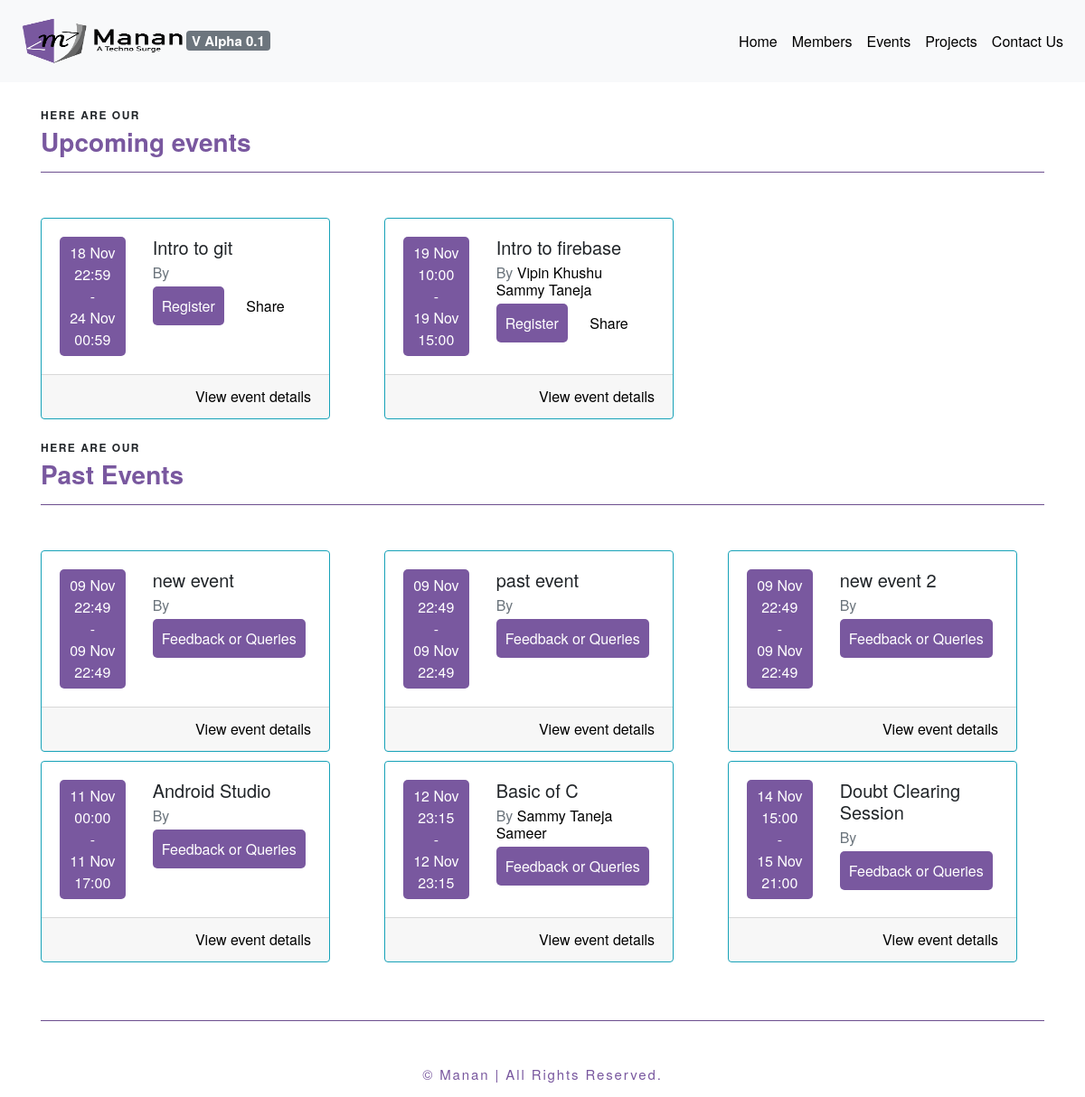
Screenshot of /events/ with the database file from the repository.
### main/models.py (models this page shows, shortened)
class Event(models.Model):
    description = models.TextField(blank=True, null=True)
    title = models.CharField(max_length=500)
    host = models.ManyToManyField(User)
    venue = models.CharField(max_length=100)
    fee = models.IntegerField(default=0)
    rules = models.TextField(blank=True, null=True)
    prerequistes = models.TextField(blank=True, null=True)
    start_date = models.DateField(default=datetime.date.today,auto_now=False,auto_now_add=False)
    end_date = models.DateField(default=datetime.date.today,auto_now=False,auto_now_add=False)
    start_time = models.TimeField(default=datetime.datetime.now().time(),auto_now=False,auto_now_add=False)
    end_time = models.TimeField(default=datetime.datetime.now().time(),auto_now=False,auto_now_add=False)

class Profile(models.Model):
    user = models.OneToOneField(User, on_delete=models.CASCADE)
    email = models.EmailField(blank=True)
    fname = models.CharField(max_length=100, blank=True)
    lname = models.CharField(max_length=100, blank=True)
    github = models.CharField(max_length=100, blank=True)
    batch = models.IntegerField(default=2017)
    facebook = models.CharField(max_length=100, blank=True)
    linkedin = models.CharField(max_length=100, blank=True)
    twitter = models.CharField(max_length=100, blank=True)
    bio = models.TextField(blank=True, null=True)
    label = models.CharField(max_length=100 , blank=True)
    company = models.CharField(max_length=100, blank=True)
    location = models.CharField(max_length=100,blank=True)
    frameworks = models.CharField(max_length=500,blank=True)
    languages = models.CharField(max_length=500,blank=True)
    achivements = models.CharField(max_length=1000,blank=True)
    he_profile = models.CharField(max_length=100,blank=True)
    spoj_profile = models.CharField(max_length=100,blank=True)
    he_ques = models.IntegerField(default=0)
    spoj_ques = models.IntegerField(default=0)
    git_repos = models.IntegerField(default=0)
    my_website = models.CharField(max_length=100,blank=True)

### main/views.py (the view)
# urls.py: url(r'^events/$',event_list_view,name="events-list"),
def event_list_view(request):
	obj = Event.objects.order_by('start_date','start_time')
	past = []
	future = []
	for x in obj :
		if x.end_date <datetime.date.today():
			past.append(x)
		elif x.end_date ==datetime.date.today() and x.end_time < datetime.datetime.now().time():
			past.append(x)
		else :
			future.append(x)
	return render(request,'events.html',{'past':past,'future':future})

### main/templates/events.html (shortened to what this page needs)
{% extends "header.html" %}
{% block page_context %}
<div class="container">
  <br/><br/><br/><br/>
  <div class="row">
    <div class="col-lg-12"><br/>
      <p class="txxt-head">Here are our</p>
      <h3 class="txxt-body">Upcoming events</h3>
      <hr style="background-color: #79589F">
      <br/>
    </div>
  </div>
  <div class="row">
    {% for x in future %}
    <div class="col-lg-4" style="margin-top: 10px;">
      <div class="card border-info" style="width: 20rem;">
        <div class="card-body">
          <div class="row">
            <div class="col-lg-4">
              <div class="container text-center" style="padding:6px;background-color:#79589F;color:#fff;border-radius:5px; ">
                {{ x.start_date|date:"d M " }}{{ x.start_time|time:"H:i" }}
                <br/>
                -
                <br/>
                {{ x.end_date|date:"d M" }} {{ x.end_time|time:"H:i" }}
              </div>
            </div>
            <div class="col-lg-8">
              <h5 class="card-title">{{x.title}}</h5>
              <h6 class="card-subtitle mb-2 text-muted">By
                {% for y in x.host.all %}
                <a href="/member/{{y.username}}">{{y.profile.fname}} {{y.profile.lname}}</a>
                {% endfor %}
              </h6>
              <a href="#" class="card-link"  style="padding:10px;background-color:#79589F;color:#fff;border-radius:5px; " data-toggle="modal" data-target="#registerModal" data-eventid="{{x.pk}}"  data-eventname="{{x.title}}">Register</a>
              <a href="#" class="card-link">Share</a>
            </div>
          </div>
        </div>
        <div class="card-footer">
          <a href="/event/detail/{{x.pk}}" class=" float-right">View event details</a>
        </div>
      </div>
    </div>
    {% endfor %}
  </div>
  <br/>
  <div class="row">
    <div class="col-lg-12">
      <p class="txxt-head">Here are our</p>
      <h3 class="txxt-body">Past Events</h3>
      <hr style="background-color: #79589F">
      <br/>
    </div>
  </div>
  <div class="row">
    {% for x in past %}
    <div class="col-lg-4" style="margin-top: 10px;">
      <div class="card border-info" style="width: 20rem;">
        <div class="card-body">
          <div class="row">
            <div class="col-lg-4">
              <div class="container text-center" style="padding:6px;background-color:#79589F;color:#fff;border-radius:5px; ">
                {{ x.start_date|date:"d M" }} {{ x.start_time|time:"H:i" }}<br/>  -  <br/>{{ x.end_date|date:"d M" }} {{ x.end_time|time:"H:i" }}
              </div>
            </div>
            <div class="col-lg-8">
              <h5 class="card-title">{{x.title}}</h5>
              <h6 class="card-subtitle mb-2 text-muted">By
                {% for y in x.host.all %}
                <a href="/member/{{y.username}}">{{y.profile.fname}} {{y.profile.lname}}</a>
                {% endfor %}
              </h6>
              <a href="/event/detail/{{x.pk}}" class="card-link"  style="padding:10px;background-color:#79589F;color:#fff;border-radius:5px; ">Feedback or Queries</a>
            </div>
          </div>
        </div>
        <div class="card-footer">
          <a href="/event/detail/{{x.pk}}" class=" float-right">View event details</a>
        </div>
      </div>
    </div>
    {% endfor %}
  </div>
  <br/><br/>
  <hr style="background-color: #79589F">
</div>
<br/>
{% endblock page_context %}

### main/templates/header.html (style rules this page uses)
body { font-family: "BentonSans", "Helvetica Neue", sans-serif; }
a { color: #000; }
.txxt-head { margin-bottom: 20px; font-size: 12px; font-weight: bold; text-transform: uppercase; letter-spacing: .125em; margin: 0 0 .5em 0; line-height: 1.2; }
.txxt-body { color:#79589F; font-weight: bold; margin: 0 0 .5em 0; line-height: 1.2; }

### rows the page displays
Event: start_date "18 Nov", start_time "22:59", end_date "24 Nov", end_time "00:59", title "Intro to git"
Event: start_date "19 Nov", start_time "10:00", end_date "19 Nov", end_time "15:00", title "Intro to firebase"
Event: start_date "09 Nov", start_time "22:49", end_date "09 Nov", end_time "22:49", title "new event"
Event: start_date "09 Nov", start_time "22:49", end_date "09 Nov", end_time "22:49", title "past event"
Event: start_date "09 Nov", start_time "22:49", end_date "09 Nov", end_time "22:49", title "new event 2"
Event: start_date "11 Nov", start_time "00:00", end_date "11 Nov", end_time "17:00", title "Android Studio"
Event: start_date "12 Nov", start_time "23:15", end_date "12 Nov", end_time "23:15", title "Basic of C"
Event: start_date "14 Nov", start_time "15:00", end_date "15 Nov", end_time "21:00", title "Doubt Clearing Session"

### other values shown
{{ y.profile.fname }} "Vipin"
{{ y.profile.lname }} "Khushu"
{{ y.profile.fname }} "Sammy"
{{ y.profile.lname }} "Taneja"
{{ y.profile.fname }} "Sameer"
